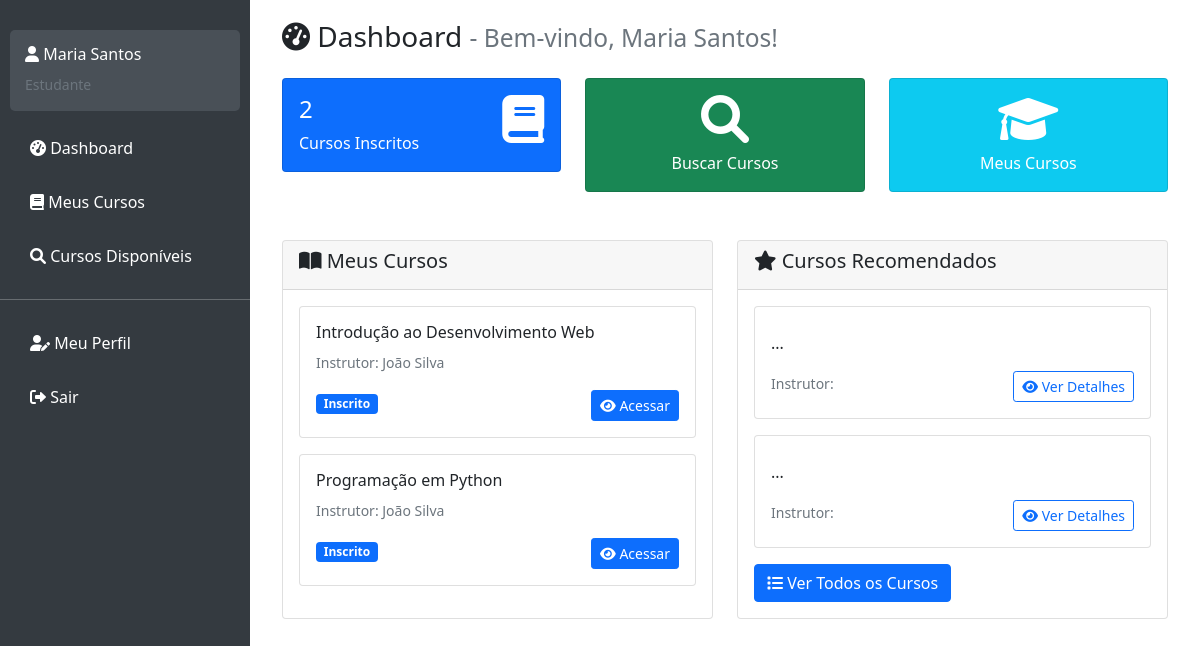
Page /dashboard.php (signed in) on the committed database.
### tables this page shows
CREATE TABLE enrollments (
    id INT AUTO_INCREMENT PRIMARY KEY,
    user_id INT NOT NULL,
    course_id INT NOT NULL,
    enrollment_date TIMESTAMP DEFAULT CURRENT_TIMESTAMP,
    completion_date TIMESTAMP NULL,
    `status` ENUM('inscrito', 'concluido', 'cancelado') DEFAULT 'inscrito',
    created_at TIMESTAMP DEFAULT CURRENT_TIMESTAMP,
    updated_at TIMESTAMP DEFAULT CURRENT_TIMESTAMP ON UPDATE CURRENT_TIMESTAMP,
    FOREIGN KEY (user_id) REFERENCES users(id) ON DELETE CASCADE,
    FOREIGN KEY (course_id) REFERENCES courses(id) ON DELETE CASCADE,
    UNIQUE KEY unique_enrollment (user_id, course_id)
);

CREATE TABLE courses (
    id INT AUTO_INCREMENT PRIMARY KEY,
    title VARCHAR(255) NOT NULL,
    description TEXT,
    instructor_id INT NOT NULL,
    `status` ENUM('publicado', 'rascunho', 'arquivado') DEFAULT 'rascunho',
    start_date DATE,
    end_date DATE,
    created_at TIMESTAMP DEFAULT CURRENT_TIMESTAMP,
    updated_at TIMESTAMP DEFAULT CURRENT_TIMESTAMP ON UPDATE CURRENT_TIMESTAMP,
    FOREIGN KEY (instructor_id) REFERENCES users(id) ON DELETE CASCADE
);

CREATE TABLE users (
    id INT AUTO_INCREMENT PRIMARY KEY,
    username VARCHAR(50) NOT NULL UNIQUE,
    password_hash VARCHAR(255) NOT NULL,
    email VARCHAR(100) NOT NULL UNIQUE,
    first_name VARCHAR(50),
    last_name VARCHAR(50),
    `role` ENUM('administrador', 'instrutor', 'estudante') NOT NULL,
    created_at TIMESTAMP DEFAULT CURRENT_TIMESTAMP,
    updated_at TIMESTAMP DEFAULT CURRENT_TIMESTAMP ON UPDATE CURRENT_TIMESTAMP
);

### includes/auth.php (called while the page is built, shortened)
<?php
function isLoggedIn() {
    return isset($_SESSION['user_id']);
}
function isAdmin() {
    return isLoggedIn() && $_SESSION['user_role'] === 'administrador';
}
function isInstructor() {
    return isLoggedIn() && $_SESSION['user_role'] === 'instrutor';
}
function getCurrentUserId() {
    return $_SESSION['user_id'] ?? null;
}
function getCurrentUserName() {
    return $_SESSION['user_name'] ?? '';
}
?>

### classes/Enrollment.php (called while the page is built, shortened)
<?php
class Enrollment {
    private $conn;
    private $table_name = "enrollments";
    public function __construct($db) {
        $this->conn = $db;
    }
    public function getUserCourses($user_id) {
        $query = "SELECT c.id, c.title, c.description, c.start_date, c.end_date,
                         u.first_name as instructor_name, u.last_name as instructor_lastname,
                         e.enrollment_date, e.status as enrollment_status
                 FROM " . $this->table_name . " e
                 JOIN courses c ON e.course_id = c.id
                 JOIN users u ON c.instructor_id = u.id
                 WHERE e.user_id = ?
                 ORDER BY e.enrollment_date DESC";
        $stmt = $this->conn->prepare($query);
        $stmt->bindParam(1, $user_id);
        $stmt->execute();
        return $stmt;
    }
    public function isEnrolled($user_id, $course_id) {
        $query = "SELECT id FROM " . $this->table_name . "
                 WHERE user_id = ? AND course_id = ? LIMIT 1";
        $stmt = $this->conn->prepare($query);
        $stmt->bindParam(1, $user_id);
        $stmt->bindParam(2, $course_id);
        $stmt->execute();
        return $stmt->rowCount() > 0;
    }
}
?>

### classes/Course.php (called while the page is built, shortened)
<?php
class Course {
    private $conn;
    private $table_name = "courses";
    public function __construct($db) {
        $this->conn = $db;
    }
    public function readPublished() {
        $query = "SELECT c.id, c.title, c.description, c.start_date, c.end_date,
                         u.first_name, u.last_name, c.created_at
                 FROM " . $this->table_name . " c
                 LEFT JOIN users u ON c.instructor_id = u.id
                 WHERE c.status = 'publicado'
                 ORDER BY c.created_at DESC";
        $stmt = $this->conn->prepare($query);
        $stmt->execute();
        return $stmt;
    }
}
?>

### dashboard.php (the view, shortened to what this page needs)
<?php
require_once 'classes/Course.php';
require_once 'classes/Enrollment.php';
require_once 'includes/auth.php';
$database = new Database();
$db = $database->getConnection();
$course = new Course($db);
$enrollment = new Enrollment($db);
include 'includes/header.php';
if (isAdmin()) {
    $stmt = $db->query("SELECT COUNT(*) as total FROM users");
    $total_users = $stmt->fetch(PDO::FETCH_ASSOC)['total'];
    $stmt = $db->query("SELECT COUNT(*) as total FROM courses");
    $total_courses = $stmt->fetch(PDO::FETCH_ASSOC)['total'];
    $stmt = $db->query("SELECT COUNT(*) as total FROM enrollments");
    $total_enrollments = $stmt->fetch(PDO::FETCH_ASSOC)['total'];
    $recent_courses = $course->readAll();
} else {
    $my_courses = $enrollment->getUserCourses(getCurrentUserId());
    $stmt = $db->prepare("SELECT COUNT(*) as total FROM enrollments WHERE user_id = ?");
    $stmt->execute([getCurrentUserId()]);
    $total_my_enrollments = $stmt->fetch(PDO::FETCH_ASSOC)['total'];
    $available_courses = $course->readPublished();
}
?>
<div class="container-fluid">
    <div class="row">
        <div class="col-12">
            <h1 class="h3 mb-4">
                <i class="fas fa-tachometer-alt"></i> Dashboard
                <small class="text-muted">- Bem-vindo, <?php echo getCurrentUserName(); ?>!</small>
            </h1>
        </div>
    </div>
    <?php if (isAdmin()): ?>
    <div class="row mb-4">
        <div class="col-lg-3 col-md-6 mb-4">
            <div class="card bg-primary text-white">
                <div class="card-body">
                    <div class="d-flex justify-content-between">
                        <div>
                            <h4><?php echo $total_users; ?></h4>
                            <p class="mb-0">Total de Usuários</p>
                        </div>
                        <div>
                            <i class="fas fa-users fa-3x"></i>
                        </div>
                    </div>
                </div>
            </div>
        </div>
        <div class="col-lg-3 col-md-6 mb-4">
            <div class="card bg-success text-white">
                <div class="card-body">
                    <div class="d-flex justify-content-between">
                        <div>
                            <h4><?php echo $total_courses; ?></h4>
                            <p class="mb-0">Total de Cursos</p>
                        </div>
                        <div>
                            <i class="fas fa-book fa-3x"></i>
                        </div>
                    </div>
                </div>
            </div>
        </div>
        <div class="col-lg-3 col-md-6 mb-4">
            <div class="card bg-info text-white">
                <div class="card-body">
                    <div class="d-flex justify-content-between">
                        <div>
                            <h4><?php echo $total_enrollments; ?></h4>
                            <p class="mb-0">Total de Inscrições</p>
                        </div>
                        <div>
                            <i class="fas fa-user-graduate fa-3x"></i>
                        </div>
                    </div>
                </div>
            </div>
        </div>
        <div class="col-lg-3 col-md-6 mb-4">
            <div class="card bg-warning text-white">
                <div class="card-body">
                    <div class="d-flex justify-content-between">
                        <div>
                            <h4>Sistema</h4>
                            <p class="mb-0">Funcionando</p>
                        </div>
                        <div>
                            <i class="fas fa-cog fa-3x"></i>
                        </div>
                    </div>
                </div>
            </div>
        </div>
    </div>
    <div class="row">
        <div class="col-12">
            <div class="card">
                <div class="card-header">
                    <h5><i class="fas fa-list"></i> Cursos Recentes</h5>
                </div>
                <div class="card-body">
                    <div class="table-responsive">
                        <table class="table table-striped">
                            <thead>
                                <tr>
                                    <th>Curso</th>
                                    <th>Instrutor</th>
                                    <th>Status</th>
                                    <th>Data Criação</th>
                                    <th>Ações</th>
                                </tr>
                            </thead>
                            <tbody>
                                <?php while ($row = $recent_courses->fetch(PDO::FETCH_ASSOC)): ?>
                                <tr>
                                    <td><?php echo htmlspecialchars($row['title']); ?></td>
                                    <td><?php echo htmlspecialchars($row['first_name'] . ' ' . $row['last_name']); ?></td>
                                    <td>
                                        <span class="badge bg-<?php echo $row['status'] === 'publicado' ? 'success' : ($row['status'] === 'rascunho' ? 'warning' : 'secondary'); ?>">
                                            <?php echo ucfirst($row['status']); ?>
                                        </span>
                                    </td>
                                    <td><?php echo date('d/m/Y', strtotime($row['created_at'])); ?></td>
                                    <td>
                                        <a href="view_course.php?id=<?php echo $row['id']; ?>" class="btn btn-sm btn-primary">
                                            <i class="fas fa-eye"></i> Ver
                                        </a>
                                    </td>
                                </tr>
                                <?php endwhile; ?>
                            </tbody>
                        </table>
                    </div>
                </div>
            </div>
        </div>
    </div>
    <?php else: ?>
    <div class="row mb-4">
        <div class="col-lg-4 col-md-6 mb-4">
            <div class="card bg-primary text-white">
                <div class="card-body">
                    <div class="d-flex justify-content-between">
                        <div>
                            <h4><?php echo $total_my_enrollments; ?></h4>
                            <p class="mb-0">Cursos Inscritos</p>
                        </div>
                        <div>
                            <i class="fas fa-book fa-3x"></i>
                        </div>
                    </div>
                </div>
            </div>
        </div>
        <div class="col-lg-4 col-md-6 mb-4">
            <div class="card bg-success text-white">
                <div class="card-body text-center">
                    <a href="available_courses.php" class="text-white text-decoration-none">
                        <i class="fas fa-search fa-3x mb-2"></i>
                        <p class="mb-0">Buscar Cursos</p>
                    </a>
                </div>
            </div>
        </div>
        <div class="col-lg-4 col-md-6 mb-4">
            <div class="card bg-info text-white">
                <div class="card-body text-center">
                    <a href="my_courses.php" class="text-white text-decoration-none">
                        <i class="fas fa-graduation-cap fa-3x mb-2"></i>
                        <p class="mb-0">Meus Cursos</p>
                    </a>
                </div>
            </div>
        </div>
    </div>
    <div class="row">
        <div class="col-lg-6">
            <div class="card">
                <div class="card-header">
                    <h5><i class="fas fa-book-open"></i> Meus Cursos</h5>
                </div>
                <div class="card-body">
                    <?php if ($my_courses->rowCount() > 0): ?>
                        <?php while ($row = $my_courses->fetch(PDO::FETCH_ASSOC)): ?>
                        <div class="card mb-3 border-left-primary">
                            <div class="card-body">
                                <h6 class="card-title"><?php echo htmlspecialchars($row['title']); ?></h6>
                                <p class="card-text text-muted">
                                    <small>Instrutor: <?php echo htmlspecialchars($row['instructor_name'] . ' ' . $row['instructor_lastname']); ?></small>
                                </p>
                                <span class="badge bg-<?php echo $row['enrollment_status'] === 'inscrito' ? 'primary' : ($row['enrollment_status'] === 'concluido' ? 'success' : 'secondary'); ?>">
                                    <?php echo ucfirst($row['enrollment_status']); ?>
                                </span>
                                <a href="view_course.php?id=<?php echo $row['id']; ?>" class="btn btn-sm btn-primary float-end">
                                    <i class="fas fa-eye"></i> Acessar
                                </a>
                            </div>
                        </div>
                        <?php endwhile; ?>
                    <?php endif; ?>
                </div>
            </div>
        </div>
        <div class="col-lg-6">
            <div class="card">
                <div class="card-header">
                    <h5><i class="fas fa-star"></i> Cursos Recomendados</h5>
                </div>
                <div class="card-body">
                    <?php $available_courses->execute(); ?>
                    <?php $count = 0; ?>
                    <?php while ($row = $available_courses->fetch(PDO::FETCH_ASSOC) && $count < 3): ?>
                    <?php if (!$enrollment->isEnrolled(getCurrentUserId(), $row['id'])): ?>
                        <div class="card mb-3">
                            <div class="card-body">
                                <p class="card-text"><?php echo htmlspecialchars(substr($row['description'], 0, 100)) . '...'; ?></p>
                                <small class="text-muted">
                                    Instrutor: <?php echo htmlspecialchars($row['first_name'] . ' ' . $row['last_name']); ?>
                                </small>
                                <a href="view_course.php?id=<?php echo $row['id']; ?>" class="btn btn-sm btn-outline-primary float-end">
                                    <i class="fas fa-eye"></i> Ver Detalhes
                                </a>
                            </div>
                        </div>
                        <?php $count++; ?>
                    <?php endif; ?>
                    <?php endwhile; ?>
                    <a href="available_courses.php" class="btn btn-primary">
                        <i class="fas fa-list"></i> Ver Todos os Cursos
                    </a>
                </div>
            </div>
        </div>
    </div>
    <?php endif; ?>
</div>
<?php include 'includes/footer.php'; ?>

### rows in the picture
enrollments: course.title "Introdução ao Desenvolvimento Web", users.first_name+last_name "João Silva", status "Inscrito"
enrollments: course.title "Programação em Python", users.first_name+last_name "João Silva", status "Inscrito"

### other values in the picture
getCurrentUserName() "Maria Santos"
getCurrentUserRole() "Estudante"
$total_my_enrollments "2"
